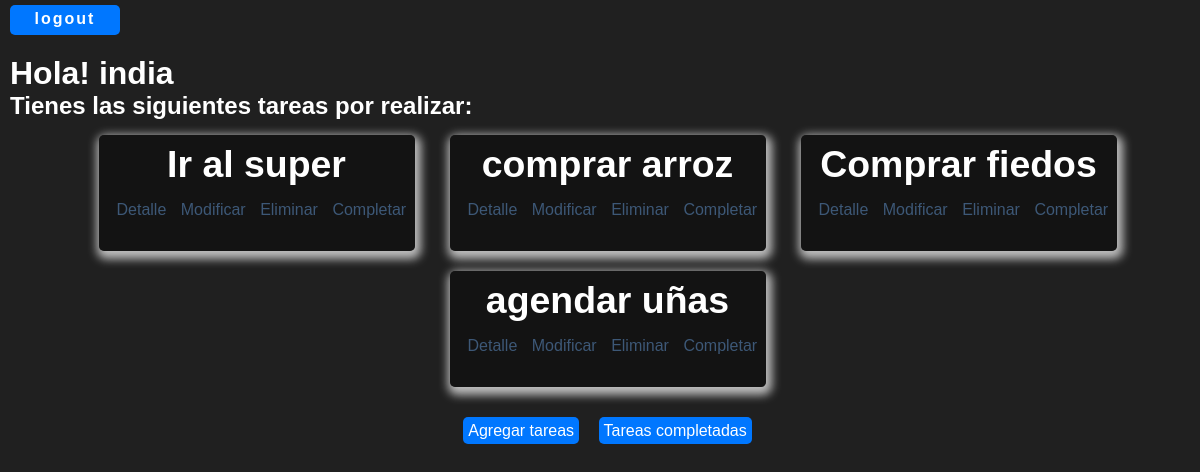
Before: /task/ (signed in) with the older database file.
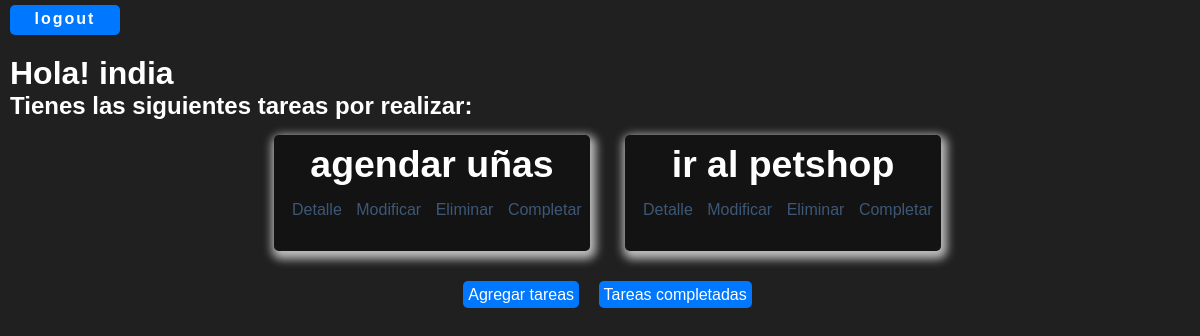
After: the same page with the newer database file.
### myapp/models.py (models this page shows)
class Task(models.Model):
  title =models.CharField(max_length=15)
  description = models.TextField(blank=True)
  create = models.DateTimeField(auto_now_add=True)
  datecompleted = models.DateTimeField(null=True,blank=True)
  important = models.BooleanField(default=False)
  user = models.ForeignKey(User, on_delete=models.CASCADE)
  def __str__(self):
    return f"{self.title} - {self.user.username}"

### myapp/views.py (the view)
# urls.py: path("task/",views.task, name="task"),
@login_required
def task(request):
  user_active = request.user
  task_user = Task.objects.filter(user=user_active)
  print(task_user)
  return render(request,"task/index.html",{
    "tasks":task_user
  })

### myapp/templates/task/index.html (shortened to what this page needs)
{% extends 'base.html'%} {% load static %}
{% block content %} {% if user.is_authenticated %}
<div class="btnL">
  <a href="/logout">logout</a>
</div>
{% endif %}
<div class="containerTask">
  <h1 class="username">Hola! {{ user.username }}</h1>
  {% if tasks %}
  <h2>Tienes las siguientes tareas por realizar:</h2>
  <ul class="containerCard">
    {% for task in tasks %}
    {% if not task.datecompleted %}
    <li class="card">
      <div class="titleTask">
        <h3>{{ task.title }}</h3>
      </div>
      <div class="containerOp">
        <a href="{% url 'task_detail' task.id %}" class="option">Detalle</a>
        <a href="{% url 'update_task' task.id %}" class="option">Modificar</a>
        <a href="{% url 'task_delete' task.id %}" class="option">Eliminar</a>
        <a href="{% url 'task_completed' task.id %}" class="option"
          >Completar</a
        >
      </div>
    </li>
    {% endif %} {% endfor %}
  </ul>
  {% else %}
  <h2>No hay tareas pendiente</h2>
  {% endif %}
  <div class="links">
    <a href="{% url 'create_task' %}">Agregar tareas</a>
    <a href="{% url 'tasks_completed_list' %}">Tareas completadas</a>
  </div>
</div>
{% endblock %}

Changed rows visible on the page:
removed Task: title "Ir al super"
removed Task: title "comprar arroz"
no longer on this page (row edited): Task: title "Comprar fiedos"
added Task: title "ir al petshop"
